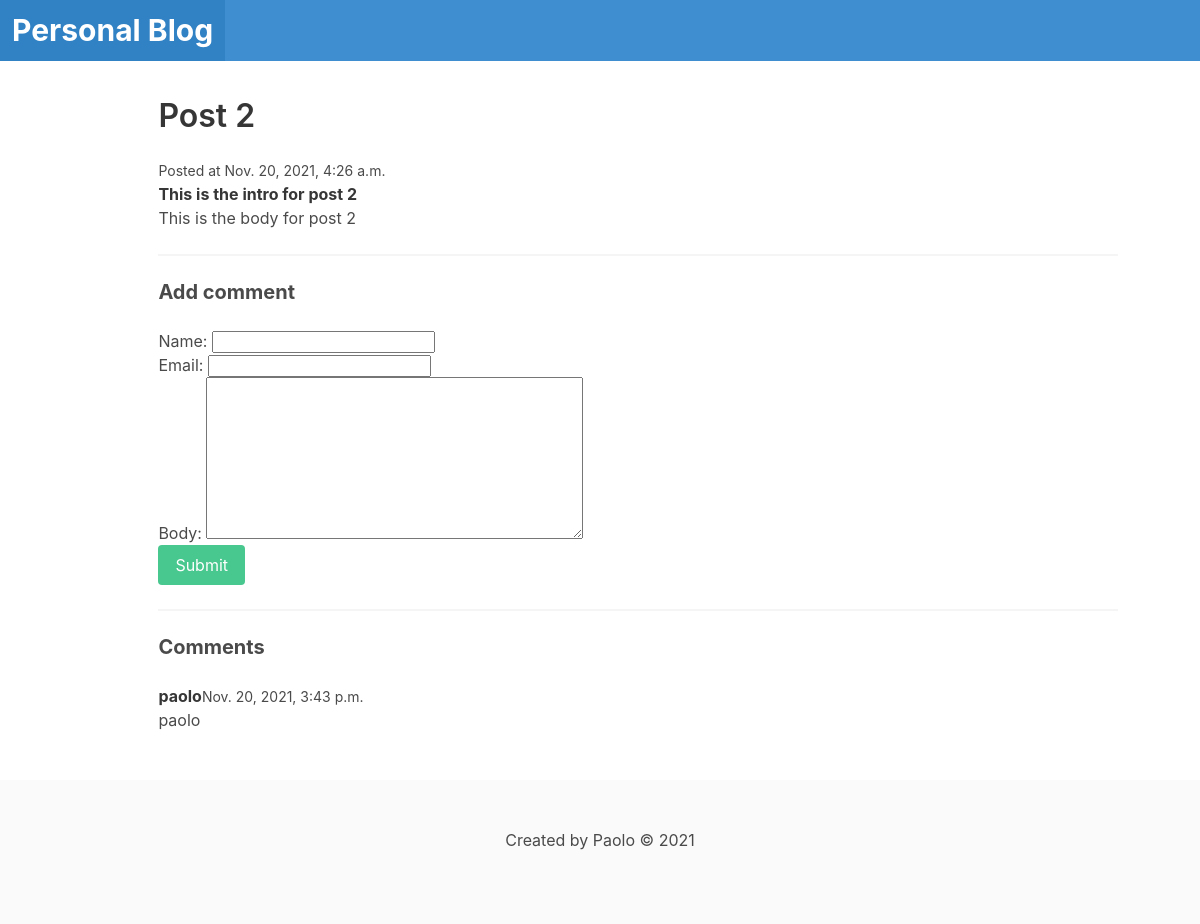
The page /post-2/ on the database its author committed.
### blog/models.py (models this page shows)
class Post(models.Model):
    title = models.CharField(max_length = 255)
    slug = models.SlugField()
    intro = models.TextField()
    body = models.TextField()
    date_added = models.DateTimeField(auto_now_add=True)
    class Meta:
        ordering = ['-date_added']

class Comment(models.Model):
    post = models.ForeignKey(Post, related_name='comments', on_delete=models.CASCADE)
    name = models.CharField(max_length=255)
    email = models.EmailField()
    body = models.TextField()
    date_added = models.DateTimeField(auto_now_add=True)
    class Meta:
        ordering = ['-date_added']

### blog/views.py (the view)
# urls.py: path('<slug:slug>/', post_detail, name='post_detail'),
def post_detail(request, slug):
    post = Post.objects.get(slug=slug)
    if request.method == 'POST':
        form = CommentForm(request.POST)
        if form.is_valid():
            comment = form.save(commit=False)
            comment.post = post
            comment.save()
            return redirect('post_detail', slug=post.slug)
    else:
        form = CommentForm()
    return render(request, 'blog/post_detail.html', {'post': post, 'form':form})

### blog/forms.py
class CommentForm(forms.ModelForm):
    class Meta:
        model = Comment
        fields = ['name', 'email', 'body']

### blog/templates/blog/post_detail.html (shortened to what this page needs)
{% extends 'blog/base.html' %}
{% block content %}
    <h1 class="title">{{ post.title }}</h1>
    <small>Posted at {{ post.date_added }}</small>
    <p><strong>{{ post.intro }}</strong></p>
    <p>{{ post.body }}</p>
    <hr>
    <h2 class="subtitle">Add comment</h2>
    <form method="post" action=".">
        {{ form.as_p }}
        <div class="field">
            <div class="control">
                <button class="button is-success">Submit</button>
            </div>
        </div>
    </form>
    <hr>
    <h2 class="subtitle">Comments</h2>
    {% for comment in post.comments.all %}
        <article class="media">
            <div class="media-content">
                <p>
                    <strong>{{ comment.name }}</strong><small>{{comment.date_added }}</small>
                    <br>
                    {{ comment.body }}
                </p>
            </div>
        </article>
    {% empty %}
        <div class="notification">
            <p>No Comments yet.</p>
        </div>
    {% endfor %}
{% endblock %}

### blog/static/css/blog.css (style rules this page uses)
.subtitle { font-weight: bold; }

### rows shown on the page
Post: title "Post 2", date_added "Nov. 20, 2021, 4:26 a.m.", intro "This is the intro for post 2", body "This is the body for post 2"
Comment: name "paolo", date_added "Nov. 20, 2021, 3:43 p.m.", body "paolo"
